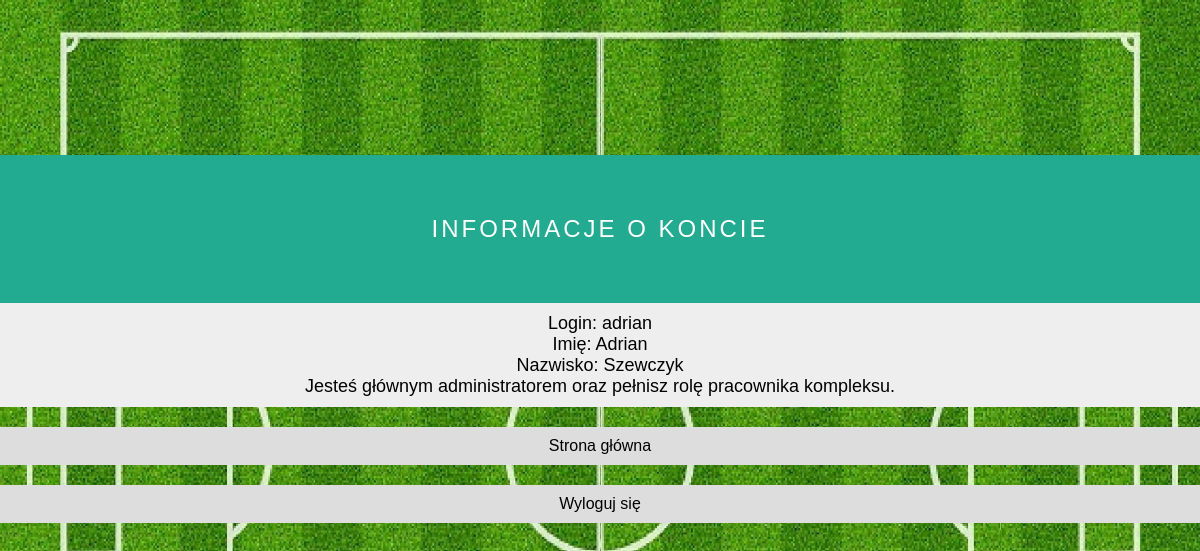
/info.php (signed in), run on the app's committed database.
### tables this page shows
CREATE TABLE `uzytkownicy` (
  `id_uzytkownika` int(10) UNSIGNED NOT NULL,
  `login` varchar(30) NOT NULL,
  `haslo` varchar(30) NOT NULL,
  `imie` varchar(30) NOT NULL,
  `nazwisko` varchar(40) NOT NULL,
  `admin` tinyint(1) NOT NULL DEFAULT '0',
  `pracownik` tinyint(1) NOT NULL DEFAULT '0'
);

### info.php (the view, shortened to what this page needs)
<!DOCTYPE html>
<html>
    <head>
		<link rel="stylesheet" href="css/styles.css">
    </head>
    <body>
		<div id="center">
			<div class="header">
				Informacje o koncie
			</div>
			<div id="day">
				<?php
					$mysqlConnection = @mysqli_connect("localhost", "root", "vertrigo") or die(mysql_error());
					mysqli_select_db($mysqlConnection, "boiska");
					mysqli_set_charset($mysqlConnection, "utf8");
					$res = mysqli_query($mysqlConnection, "SELECT * FROM uzytkownicy WHERE id_uzytkownika=".$_SESSION['user_id']);
					$user = mysqli_fetch_assoc($res);
					echo "Login: ".$user["login"]."<br />";
					echo "Imię: ".$user["imie"]."<br />";
					echo "Nazwisko: ".$user["nazwisko"]."<br />";
					if($user["admin"] == 1 && $user["pracownik"] == 1)
						echo "Jesteś głównym administratorem oraz pełnisz rolę pracownika kompleksu. <br />";
					else if($user["admin"] == 1)
						echo "Jesteś głównym administratorem  <br />";
					else if($user["pracownik"] == 1)
						echo "Pełnisz rolę pracownika kompleksu. <br />";
				?>
			</div>
			<a href="index.php"> <div class="button"> Strona główna </div> </a>
			<?php require_once("files/buttons2.php"); ?>
		</div>
    </body>
</html>

### css/styles.css (style rules this page uses)
* { margin: 0px; padding: 0px; text-decoration: none; color: black; }
body { background-image: url("../img/background.jpg"); background-size: 100% auto; background-repeat: repeat; background-color: green; font-family: Verdana, sans-serif; }
#center { width: 1200px; margin: 0 auto; margin-top: 155px; }
.header { padding: 60px 0px; width: 100%; background: #22AB90; text-align: center; color: white; font-size: 20px; text-transform: uppercase; letter-spacing: 3px; font-size: 150%; }
.button { margin: 0px; padding: 10px 0; background-color:#ddd; width: 100%; text-align: center; margin: 20px 0px; }
#day { margin: 0; padding: 10px 0; background-color:#eee; text-align: center; font-size: 18px; }

### data on the page
uzytkownicy: login "adrian", imie "Adrian", nazwisko "Szewczyk"
